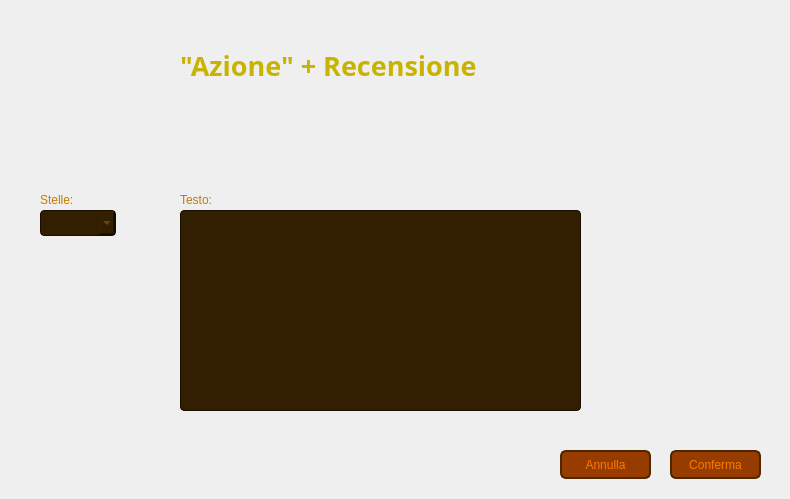
<?xml version="1.0" encoding="UTF-8"?>
<ui version="4.0">
 <class>VistaInserisciModificaRecensioneCliente</class>
 <widget class="QWidget" name="VistaInserisciModificaRecensioneCliente">
  <property name="geometry">
   <rect>
    <x>0</x>
    <y>0</y>
    <width>790</width>
    <height>499</height>
   </rect>
  </property>
  <property name="windowTitle">
   <string>Inserisci/Modifica Recensione - CineMax</string>
  </property>
  <widget class="QLabel" name="Sfondo">
   <property name="geometry">
    <rect>
     <x>0</x>
     <y>0</y>
     <width>791</width>
     <height>501</height>
    </rect>
   </property>
   <property name="font">
    <font>
     <family>Segoe UI</family>
    </font>
   </property>
   <property name="styleSheet">
    <string notr="true">QLabel {
    background: qlineargradient(
        x1: 0, y1: 1,
        x2: 0, y2: 0,
                stop: 0 #321E00,
        stop: 1 #643C00
    );
}</string>
   </property>
   <property name="text">
    <string/>
   </property>
  </widget>
  <widget class="QLabel" name="labelTitolo">
   <property name="geometry">
    <rect>
     <x>180</x>
     <y>30</y>
     <width>391</width>
     <height>71</height>
    </rect>
   </property>
   <property name="font">
    <font>
     <family>Segoe UI Variable</family>
     <pointsize>20</pointsize>
     <bold>true</bold>
    </font>
   </property>
   <property name="styleSheet">
    <string notr="true">QLabel {
    color: #C8B400;
}</string>
   </property>
   <property name="text">
    <string>&quot;Azione&quot; + Recensione</string>
   </property>
   <property name="alignment">
    <set>Qt::AlignmentFlag::AlignLeading|Qt::AlignmentFlag::AlignLeft|Qt::AlignmentFlag::AlignVCenter</set>
   </property>
  </widget>
  <widget class="QLabel" name="labelTipo">
   <property name="geometry">
    <rect>
     <x>40</x>
     <y>190</y>
     <width>81</width>
     <height>20</height>
    </rect>
   </property>
   <property name="styleSheet">
    <string notr="true">QLabel {
    color: #C87800;
}</string>
   </property>
   <property name="text">
    <string>Stelle:</string>
   </property>
   <property name="alignment">
    <set>Qt::AlignmentFlag::AlignLeading|Qt::AlignmentFlag::AlignLeft|Qt::AlignmentFlag::AlignVCenter</set>
   </property>
  </widget>
  <widget class="QLabel" name="labelProfiloCliente">
   <property name="geometry">
    <rect>
     <x>40</x>
     <y>50</y>
     <width>121</width>
     <height>121</height>
    </rect>
   </property>
   <property name="text">
    <string/>
   </property>
   <property name="pixmap">
    <pixmap>Immagini/RecensioneIconCliente.png</pixmap>
   </property>
   <property name="scaledContents">
    <bool>true</bool>
   </property>
  </widget>
  <widget class="QLabel" name="labelTesto">
   <property name="geometry">
    <rect>
     <x>180</x>
     <y>190</y>
     <width>81</width>
     <height>20</height>
    </rect>
   </property>
   <property name="styleSheet">
    <string notr="true">QLabel {
    color: #C87800;
}</string>
   </property>
   <property name="text">
    <string>Testo:</string>
   </property>
   <property name="alignment">
    <set>Qt::AlignmentFlag::AlignLeading|Qt::AlignmentFlag::AlignLeft|Qt::AlignmentFlag::AlignVCenter</set>
   </property>
  </widget>
  <widget class="QPushButton" name="pushButtonConferma">
   <property name="geometry">
    <rect>
     <x>670</x>
     <y>450</y>
     <width>91</width>
     <height>29</height>
    </rect>
   </property>
   <property name="styleSheet">
    <string notr="true">QPushButton {
    background-color: #963C00;
    color: #FF7800;
    border: 2px solid #502800;
    border-radius: 6px;
}

QPushButton:hover {
    background-color: #C86400;
}
</string>
   </property>
   <property name="text">
    <string>Conferma</string>
   </property>
  </widget>
  <widget class="QPushButton" name="pushButtonAnnulla">
   <property name="geometry">
    <rect>
     <x>560</x>
     <y>450</y>
     <width>91</width>
     <height>29</height>
    </rect>
   </property>
   <property name="styleSheet">
    <string notr="true">QPushButton {
    background-color: #963C00;
    color: #FF7800;
    border: 2px solid #502800;
    border-radius: 6px;
}

QPushButton:hover {
    background-color: #C86400;
}
</string>
   </property>
   <property name="text">
    <string>Annulla</string>
   </property>
  </widget>
  <widget class="QComboBox" name="comboBoxStelle">
   <property name="geometry">
    <rect>
     <x>40</x>
     <y>210</y>
     <width>76</width>
     <height>26</height>
    </rect>
   </property>
   <property name="styleSheet">
    <string notr="true">QComboBox {
    background-color: #321E00;
    color: #965A00;
    border: 1px solid #190E00;
    border-radius: 4px;
}

QComboBox QAbstractItemView {
    background-color: #321E00;
	color: #965A00;
    border: 1px solid #190E00;
	border-radius: 4px;
    selection-background-color: #C86400;
}

QComboBox QAbstractItemView::item:hover {
    background-color: #C86400;
}</string>
   </property>
  </widget>
  <widget class="QTextEdit" name="textEditTesto">
   <property name="geometry">
    <rect>
     <x>180</x>
     <y>210</y>
     <width>401</width>
     <height>201</height>
    </rect>
   </property>
   <property name="styleSheet">
    <string notr="true">QTextEdit {
    background-color: #321E00;
    color: #965A00;
    border: 1px solid #190E00;
    border-radius: 4px;
}</string>
   </property>
  </widget>
 </widget>
 <resources/>
 <connections/>
</ui>
